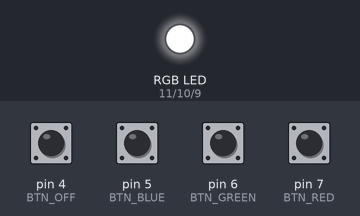
The sketch below on a simulated Arduino Uno, built with avr-gcc and run on an emulated ATmega328P. Parts: an RGB LED mixed from three pins (HIGH = lit). The inputs (shaded band) are chosen by the test bench; at power-on: pin 4 (BTN_OFF), pin 5 (BTN_BLUE), pin 6 (BTN_GREEN), pin 7 (BTN_RED) HIGH.

Above: at 1.2 s.
1.3 s: pin 5 (BTN_BLUE) pulled LOW for 0.15 s
4.3 s: pin 6 (BTN_GREEN) pulled LOW for 0.15 s
At 4.51 s:
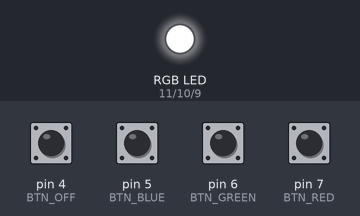
7.3 s: pin 7 (BTN_RED) pulled LOW for 0.15 s
At 7.55 s:
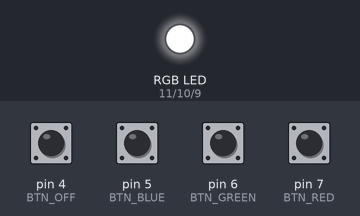
10.4 s: pin 5 (BTN_BLUE) pulled LOW for 1 s
At 10.58 s:
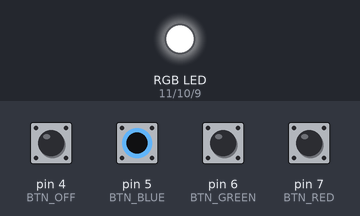
13.4 s: pin 6 (BTN_GREEN) pulled LOW for 1 s
At 13.61 s:
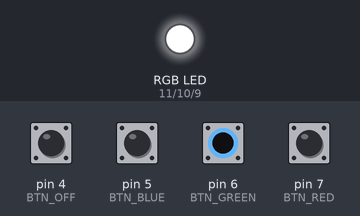
16.4 s: pin 4 (BTN_OFF) pulled LOW for 0.15 s
At 17.0 s:
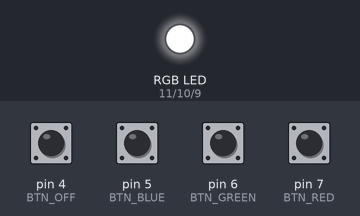
Timing chart, 0 to 19.0 s (numbered marks = the images above; inputs shaded):
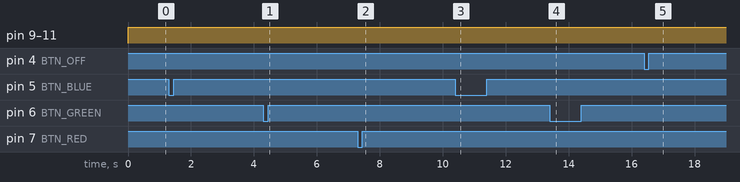

The sketch:

Up-Down-RGB.ino
```cpp
/*
 * INF471C - Connected Objects and the Internet of Things (IoT)
 * Arduino basics - What Goes Up, Must Come Down
 * Ilja Tihhanovski
 *
 */

// Define pins for input and output
#define BTN_RED 7
#define BTN_GREEN 6
#define BTN_BLUE 5
#define BTN_OFF 4

#define LED_RED 11
#define LED_GREEN 10
#define LED_BLUE 9

// Delay to make oscillation slower a little bit
#define DELAY 5

// Uncomment next define to use Serial debug (and have bloated program :))
//#define DEBUG

byte lastButtonPressed;     // last button
byte brightness;            // current brigthness
byte bdelta;                // brightness delta - we will increase/decrease brightness by 1 every step

void setup() {

  // Set up pins for buttons to be input pullup
  pinMode(BTN_RED, INPUT_PULLUP);
  pinMode(BTN_GREEN, INPUT_PULLUP);
  pinMode(BTN_BLUE, INPUT_PULLUP);
  pinMode(BTN_OFF, INPUT_PULLUP);

  // Set up pins for LED (actually we could just comment it out to get extra 24 bytes of storage space
  // At least on Arduino UNO it will work without explicit setup of output pins
  pinMode(LED_RED, OUTPUT);
  pinMode(LED_GREEN, OUTPUT);
  pinMode(LED_BLUE, OUTPUT);

  // By default lights will be off
  lastButtonPressed = BTN_OFF;
  // I have LED with common anode, so brightness is inverted (255 means lights off, 0 - full lights)
  // At first we will decrease our inverted brightness :)
  // To use common cathode LED, default brightness should be 0 and bdelta = 1
  brightness = 255;
  bdelta = -1;

  //debug stuff
  #ifdef DEBUG
  Serial.begin(9600);
  #endif
}

// Check if button is pressed and save last pressed button
// Argument c - pin to check
void checkPress(byte c)
{
  #ifdef DEBUG
    if(digitalRead(c) == LOW)
      if(lastButtonPressed != c)
      {
        switch(c)
        {
          case BTN_RED:
            lastButtonPressed = c;
            Serial.print("Red");
            break;
          case BTN_GREEN:
            lastButtonPressed = c;
            Serial.print("Green");
            break;
          case BTN_BLUE:
            lastButtonPressed = c;
            Serial.print("Blue");
            break;
          case BTN_OFF:
            lastButtonPressed = c;
            Serial.print("Off");
            break;
        }
        Serial.println("Switch pressed");
      }
  #else
    // Without debug output code can be quite small and elegant :)
    // We could use if and OR (||) instead of switch, but switch saves for us two extra bytes
    if(digitalRead(c) == LOW)
      switch(c)
      {
        case BTN_RED:
        case BTN_GREEN:
        case BTN_BLUE:
        case BTN_OFF:
          lastButtonPressed = c;
          //break; -- break here is not needed?
      }
  #endif
}

void loop() {
  //check if button is pressed
  checkPress(BTN_RED);
  checkPress(BTN_GREEN);
  checkPress(BTN_BLUE);
  checkPress(BTN_OFF);

  // If R, G or B button was pressed, set brightness of corresponding pin.
  // Otherwise set corresponding pin to 255 (that means switch off for common anode RGB LED)
  analogWrite(LED_RED, lastButtonPressed == BTN_RED ? brightness : 255);
  analogWrite(LED_GREEN, lastButtonPressed == BTN_GREEN ? brightness : 255);
  analogWrite(LED_BLUE, lastButtonPressed == BTN_BLUE ? brightness : 255);

  //If LED is on, oscillate
  if(lastButtonPressed != BTN_OFF)
  {
    brightness = brightness + bdelta;
    if(brightness == 0 || brightness == 255)
      bdelta = -bdelta;
    delay(DELAY); //Wait a little
  }
}
```

Measured:
- after the input at 4.3 s, pin 9 (LED_BLUE): stays HIGH (without the input it goes to HIGH after 3.0 s)
- after the input at 7.3 s, pin 10 (LED_GREEN): stays HIGH (without the input it goes to HIGH after 3.1 s)
- after the input at 10.4 s, pin 11 (LED_RED): stays HIGH (without the input it goes to HIGH after 3.0 s)
- after the input at 13.4 s, pin 9 (LED_BLUE): stays HIGH (without the input it goes to HIGH after 3.0 s)
- after the input at 16.4 s, pin 10 (LED_GREEN): stays HIGH (without the input it goes to HIGH after 2.6 s)
